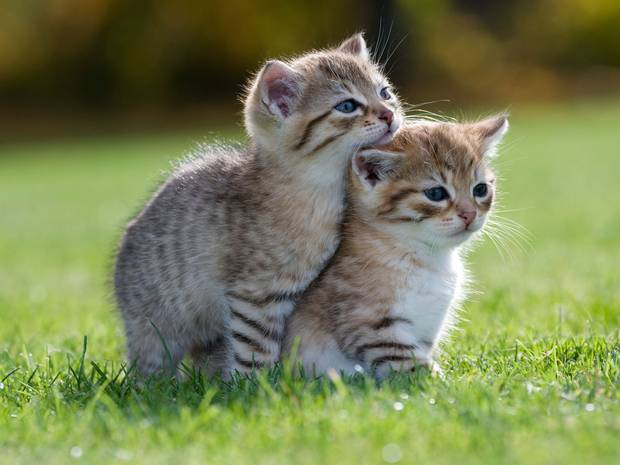
#> input picture kittens.jpg, 620 x 465 px
$ python gray.py   (Python 2 division)
#> lines starting #> are read from the running program, lines starting #| are printed output that depends on the picture
"""
Vaughn Johnson
10 September 2015

4 tone grayscale using two colors

the promised land of zion
"""
from PIL import Image
from random import randint

#Prerequisite that image has even dimensions. If not, handled here
pic = Image.open('kittens.jpg')
#> pic is the input picture: PIL image 620x465 RGB; mean R, G, B 120, 128.5, 83.8
if pic.size[0]%2:
    pic = pic.crop( (0, 0, pic.size[0]-1, pic.size[0]) )
if pic.size[1]%2:
    pic = pic.crop( (0, 0, pic.size[0], pic.size[1]-1) )
#> pic: PIL image 620x464 RGB

pix = pic.load()
#av = 0
cubes = []
zones = {}
zavg = []

def avg(a):
    return sum(a)/len(a)

for i in range(0,16):
    x = [int(j) for j in str("{:04b}".format(i))]
    for j in range (0,4):
        cubes.append( 3*(x[j]*256,))
cubes = [ (cubes[0+4*i], cubes[1+4*i], cubes[2+4*i], cubes[3+4*i]) for i in range(0,16)]
zavg = [avg( [avg(j) for j in i]) for i in cubes]
cubes = sorted(zip(zavg, cubes), key=lambda x: x[0])
cubes = [i[1] for i in cubes]

for x in range(0, pic.size[0]):
    for y in range(0, pic.size[1]):
        a = avg(pix[x,y])
        #av += a
        pix[x,y] = (a,a,a)

#av = av/(pic.size[0] * pic.size[1])

for x in xrange(0, pic.size[0], 2):
    for y in xrange(0, pic.size[1], 2):
        zones[str("{:05}".format(x))+str("{:05}".format(y))] = avg([pix[x,y][0], pix[x+1,y][0], pix[x,y+1][0], pix[x+1,y+1][0]])
#> after the loop, zones = 71920 items

for x in xrange(0, pic.size[0], 2):
    for y in xrange(0, pic.size[1], 2):
        compare = zones[str("{:05}".format(x))+str("{:05}".format(y))]
        if compare < 32:
            index = 0
        elif compare < 96:
            index = randint(1,4)
        elif compare < 160:
            index = randint(5,10)
        elif compare < 224:
            index = randint(11,14)
        else:
            index = 15
        pix[x,y] = cubes[index][0]
        pix[x+1,y] = cubes[index][1]
        pix[x,y+1] = cubes[index][2]
        pix[x+1,y+1] = cubes[index][3]

pic.show()
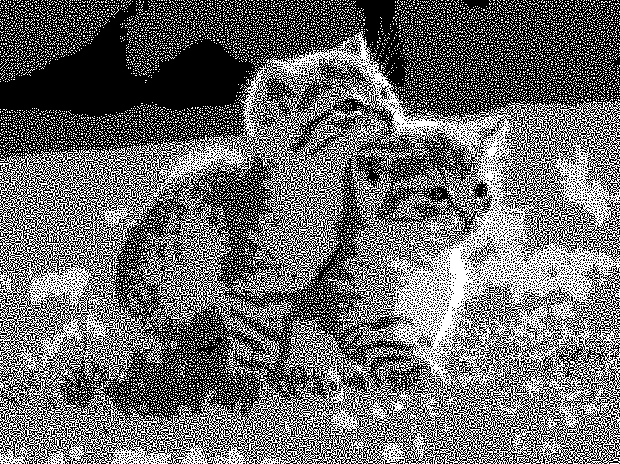
#> shown: PIL image 620x464 RGB; 42.3% white in thin lines or dots
